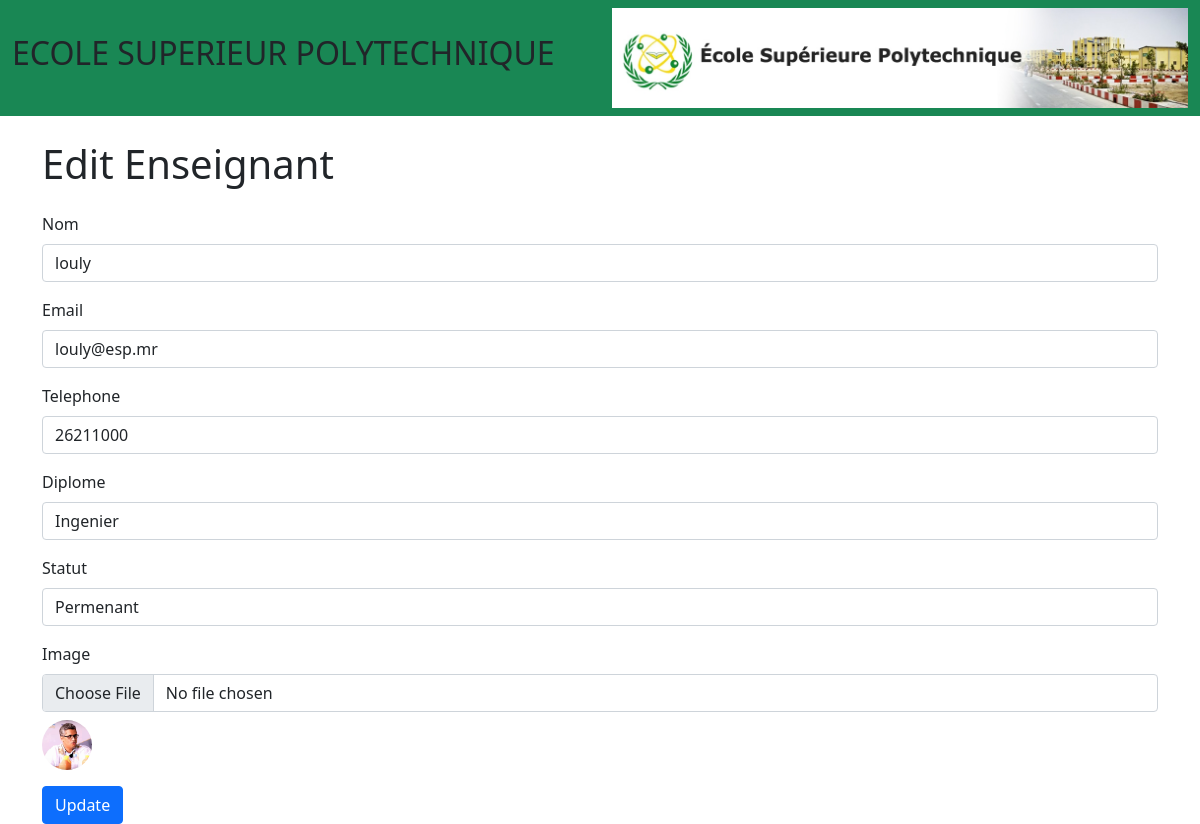
Page /editEnseignant/1 on the committed database.
### teamd/models/models1.py (models this page shows)
class Enseignant(models.Model):
    id_ensg = models.AutoField(primary_key=True)
    nom_eng = models.CharField(max_length=50)
    email = models.CharField(max_length=50)
    telph = models.IntegerField()
    Diplome = models.CharField(max_length=50)
    Statut = models.CharField(max_length=50)
    image = models.ImageField(upload_to='img/')

### teamd/views.py (the view, shortened to what this page needs)
# urls.py: path('editEnseignant/<id>', views.update, name='update'),
def update(request, id):
    Enseignants = Enseignant.objects.get(id_ensg=id)
    return render(request, "editEnseignant.html",  {'Enseignants': Enseignants})

### templates/editEnseignant.html (shortened to what this page needs)
{% load static %}
<!DOCTYPE html>
<html lang="en">
<head>
  <link href="https://cdn.jsdelivr.net/npm/bootstrap@5.1.0/dist/css/bootstrap.min.css" rel="stylesheet">
</head>
<body>
  <nav class="navbar navbar-expand-lg bg-success">
    <div class="container-fluid">
      <div class="row">
        <div class="col-lg-6">
          <p class="navbar-brand" href="#"> <H2>ECOLE SUPERIEUR POLYTECHNIQUE    </H2></p>
        </div>
        <div class="col-lg-6 text-right">
          <img src="{% static 'images/logo_0.jpg' %}" alt="image" class="img-fluid w-100">
        </div>
      </div>
    </div>
  </nav>
  <div class="container">
    <h1 class="my-4">Edit Enseignant</h1>
    <form method="POST" enctype="multipart/form-data">
      <div class="mb-3">
        <label for="nom" class="form-label">Nom</label>
        <input type="text" class="form-control" id="nom" name="nom" value="{{ Enseignants.nom_eng }}" required>
      </div>
      <div class="mb-3">
        <label for="email" class="form-label">Email</label>
        <input type="email" class="form-control" id="email" name="email" value="{{ Enseignants.email }}" required>
      </div>
      <div class="mb-3">
        <label for="telph" class="form-label">Telephone</label>
        <input type="text" class="form-control" id="telph" name="telph" value="{{ Enseignants.telph }}" required>
      </div>
      <div class="mb-3">
        <label for="Diplome" class="form-label">Diplome</label>
        <select class="form-control" id="Diplome" name="Diplome" required>
          <option value="Ingenier" {% if Enseignants.Diplome == "Ingenier" %} selected {% endif %}>Ingenier
          </option>
        </select>
      </div>
      <div class="mb-3">
        <label for="Statut" class="form-label">Statut</label>
        <select class="form-control" id="Statut" name="Statut" required>
          <option value="Permenant" {% if Enseignants.Statut  == "Permenant" %} selected {% endif %}>Permenant</option>
        </select>
      </div>
      <div class="mb-3">
        <label for="image" class="form-label">Image</label>
        <input type="file" class="form-control" id="image" name="image" >
        <img src="{{ Enseignants.image.url }}" style="border-radius: 30px;" alt="Enseignant Image" width="50"
          height="50" class="mt-2">
      </div>
      <button type="submit" class="btn btn-primary">Update</button>
    </form>
  </div>
</body>
</html>

### rows in the picture
Enseignant: nom "louly", email "louly@esp.mr", telph "26211000", Diplome "Ingenier", Statut "Permenant", image (picture)
